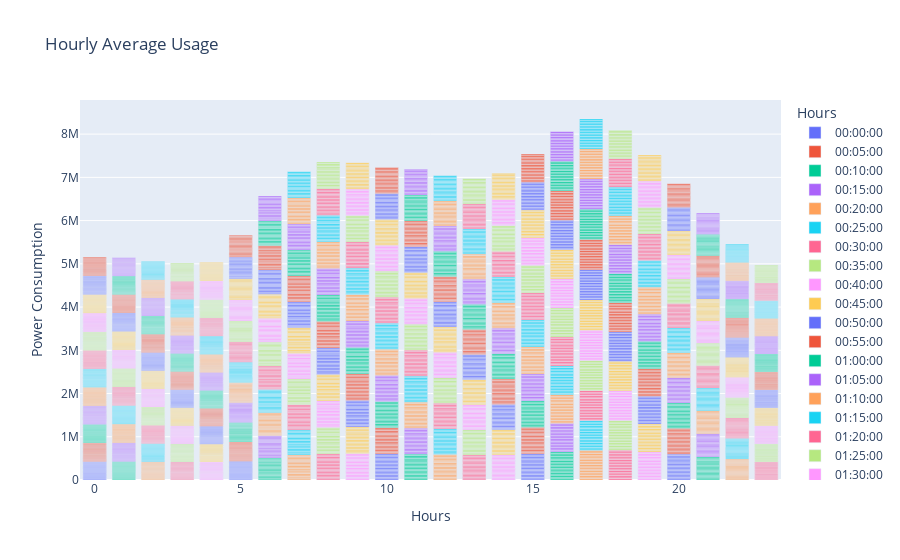

Here is the notebook cell this chart was saved with:
### Markdown cell above
The other way to obtain the above bar graph is by using plotly express. The code for that is as follows:

### Code cell
import plotly.express as px
fig = px.bar(
    df3,
    x="Hours",
    y="ROLLING SYSTEM DEMAND",
    title="Hourly Average Usage",
    color='Time',
    labels={"Time":"Hours","ROLLING SYSTEM DEMAND":"Power Consumption"}
    
)
fig.show()
